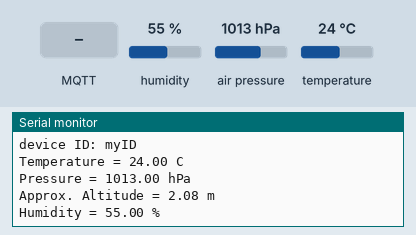
A sketch run on a simulated ESP32. Shown: the last lines printed to the serial monitor. Inputs (shaded band) come from the test bench; at power-on: humidity 55 %, air pressure 1013 hPa, temperature 24 °C. WiFi joins after 1.5 s; servers stay silent unless stated; no MQTT or app messages arrive unless stated.

Above: at 2.7 s.
2.8 s: MQTT message "1" arrives on the first subscribed topic
At 3.9 s:
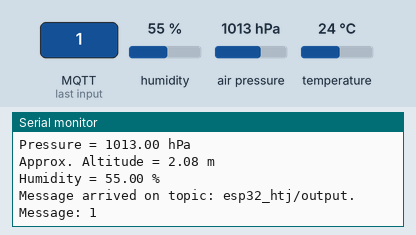
7.0 s: MQTT message "on" arrives on the first subscribed topic
At 8.1 s:
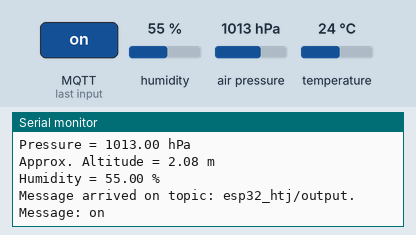
9.1 s: MQTT message "off" arrives on the first subscribed topic
At 10.3 s:
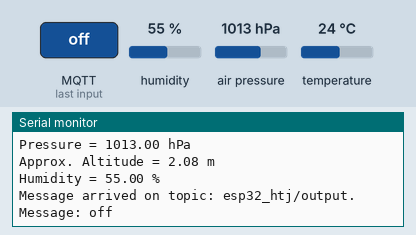
11.1 s: humidity set to 22 %
At 12.4 s:
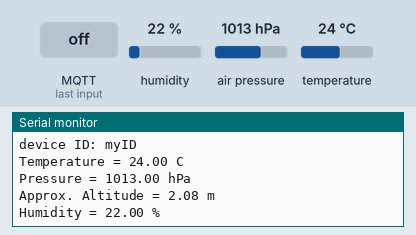
12.6 s: air pressure set to 952 hPa
At 13.5 s:
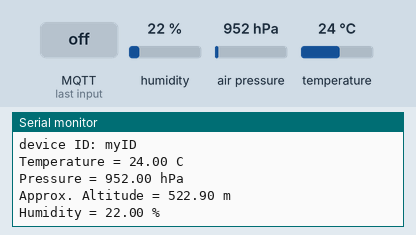
14.1 s: temperature set to 12 °C
At 16.4 s:
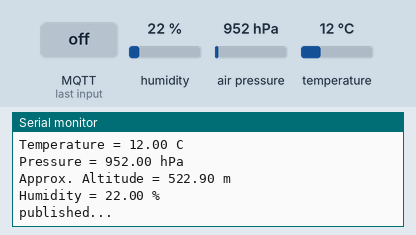

The sketch:

mqtt_BME280.ino
```cpp
#include <Arduino.h>
#include <Wire.h>
#include <SPI.h>
#include <Adafruit_Sensor.h>
#include <Adafruit_BME280.h>

#define BME_SCK 13
#define BME_MISO 12
#define BME_MOSI 11
#define BME_CS 10

#define SEALEVELPRESSURE_HPA (1013.25)

Adafruit_BME280 bme; // I2C

#include <WiFi.h>
#include <PubSubClient.h>

//===================================================
const char* ssid = "MYSSID";
const char* password = "MYPASS";
const char* mqtt_server = "MYMQTTSERVER";
// const char* my_mqtt_id = "esp32_htj";
// const char* my_subscribe = "esp32_htj/output";
// const char* publish_t = "esp32_htj/temperature";
// const char* publish_h = "esp32_htj/humidity";
const int portNumber = 1883;

WiFiClient espClient;
PubSubClient client(espClient);
long lastMsg = 0;
char msg[50];
int value = 0;

float t, h;

void setup_wifi() {
  delay(10);
  // We start by connecting to a WiFi network
  Serial.println();
  Serial.print("Connecting to ");
  Serial.println(ssid);

  WiFi.begin(ssid, password);

  while (WiFi.status() != WL_CONNECTED) {
    delay(500);
    Serial.print(".");
  }

  Serial.println("");
  Serial.println("WiFi connected");
  Serial.println("IP address: ");
  Serial.println(WiFi.localIP());
}

void callback(char* topic, byte* message, unsigned int length) {
  Serial.print("Message arrived on topic: ");
  Serial.print(topic);
  Serial.print(". Message: ");
  String messageTemp;

  for (int i = 0; i < length; i++) {
    Serial.print((char)message[i]);
    messageTemp += (char)message[i];
  }
  Serial.println();

}

void reconnect() {
  // Loop until we're reconnected
  while (!client.connected()) {
    Serial.print("Attempting MQTT connection...");
    // Attempt to connect
    if (client.connect("esp32_htj")) {
      Serial.println("connected");
      // Subscribe
      client.subscribe("esp32_htj/output");
    } else {
      Serial.print("failed, rc=");
      Serial.print(client.state());
      Serial.println(" try again in 5 seconds");
      // Wait 5 seconds before retrying
      delay(5000);
    }
  }
}

void setup() {
  Serial.begin(115200);

  setup_wifi();
  client.setServer(mqtt_server, portNumber);
  client.setCallback(callback);

  Serial.println(F("BME280 test"));


  unsigned status;
  status = bme.begin(0x76);
  if (!status) {
    Serial.println("Could not find a valid BME280 sensor, check wiring, address, sensor ID!");
    Serial.print("SensorID was: 0x"); Serial.println(bme.sensorID(),16);
    Serial.print("        ID of 0xFF probably means a bad address, a BMP 180 or BMP 085\n");
    Serial.print("   ID of 0x56-0x58 represents a BMP 280,\n");
    Serial.print("        ID of 0x60 represents a BME 280.\n");
    Serial.print("        ID of 0x61 represents a BME 680.\n");
    while (1) delay(10);
  }

  Serial.println("-- Default Test --");

  Serial.println();
}

void loop() {
  if (!client.connected()) {
    reconnect();
  }
  client.loop();
  delay(1000);

  t = bme.readTemperature();
  h = bme.readHumidity();

  Serial.print("device ID: "); Serial.println("myID");

  Serial.print("Temperature = ");
  Serial.print(t);
  Serial.println(" C");

  Serial.print("Pressure = ");

  Serial.print(bme.readPressure() / 100.0F);
  Serial.println(" hPa");

  Serial.print("Approx. Altitude = ");
  Serial.print(bme.readAltitude(SEALEVELPRESSURE_HPA));
  Serial.println(" m");

  Serial.print("Humidity = ");
  Serial.print(h);
  Serial.println(" %");

  Serial.println();

  long now = millis();
  if (now - lastMsg > 5000) {
    lastMsg = now;

    char tempString[8];
    dtostrf(t, 1, 2, tempString);
    client.publish("esp32_htj/temperature", tempString);

    char humString[8];
    dtostrf(h, 1, 2, humString);
    client.publish("esp32_htj/humidity", humString);

    Serial.println("published...");
  }
}
```

Measured:
- after the input at 2.8 s, the serial monitor: prints a new line after 0.78 s (image 1)
- after the input at 7.0 s, the serial monitor: prints a new line after 0.61 s (image 2)
- after the input at 9.1 s, the serial monitor: prints a new line after 0.53 s (image 3)
- after the input at 11.1 s, the serial monitor: prints a new line after 0.55 s (image 4)
- after the input at 12.6 s, the serial monitor: prints a new line after 0.05 s (image 5)
- after the input at 14.1 s, the serial monitor: prints a new line after 0.57 s (image 6)
